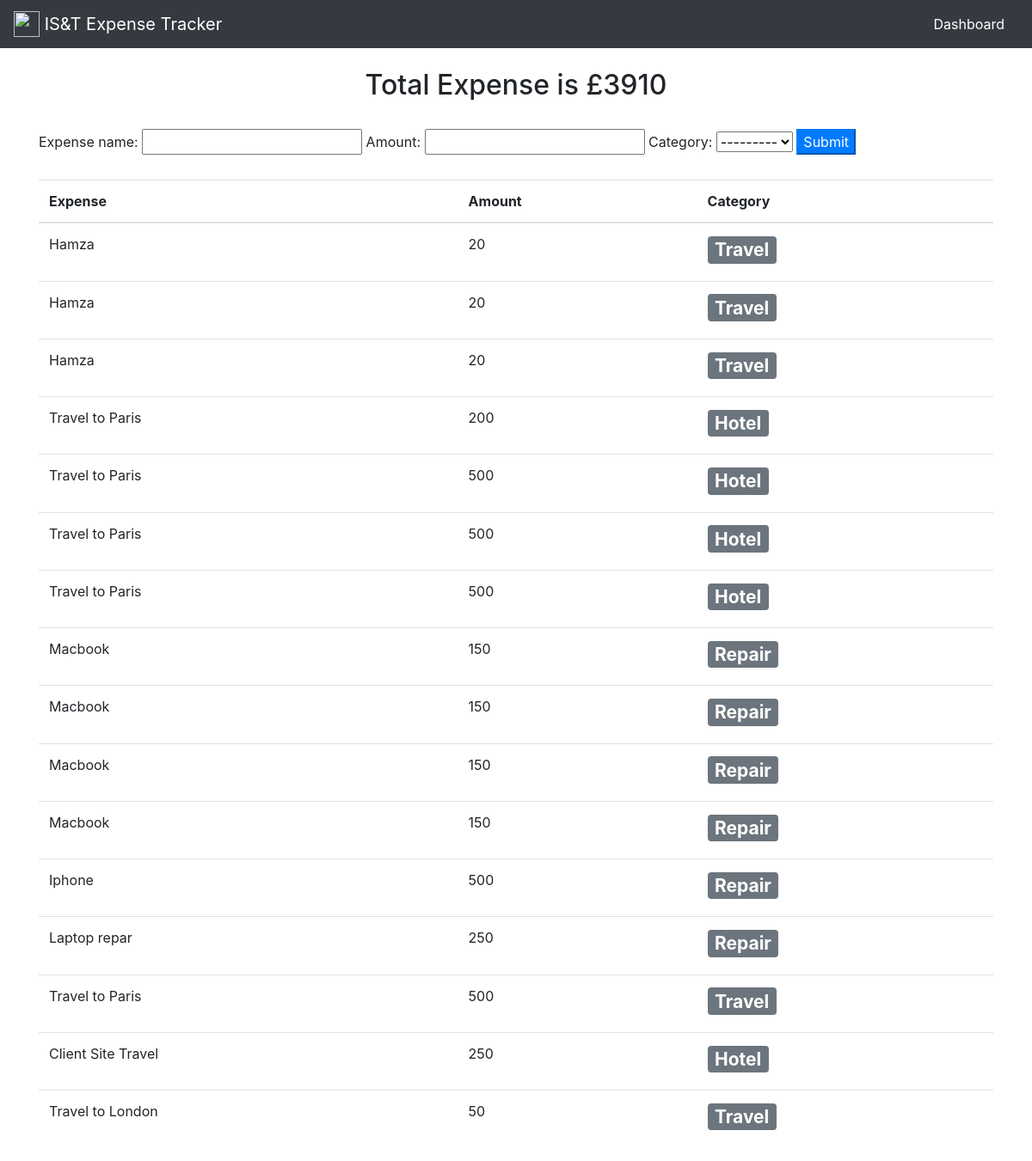
The page /home on the database its author committed.
### app/models.py (models this page shows, shortened)
class Expense(models.Model):
    expense_name = models.CharField(max_length=200)
    amount = models.IntegerField()
    category = models.ForeignKey(Category,on_delete=models.CASCADE,to_field='category_name')

class Category(models.Model):
    category_name = models.CharField(max_length=100, unique=True)
    def __str__(self):
        return self.category_name

### app/views.py (the view)
# urls.py: 2. Add a URL to urlpatterns:  path('', views.home, name='home')
def home(request):
    form = ExpenseForm()
    if request.method == 'POST':
        print(request.POST)
        form = ExpenseForm(request.POST)
        if form.is_valid():
            form.save()
            form = ExpenseForm()
    expenses = Expense.objects.all().order_by('-pk')
    total = sum(expenses.values_list('amount', flat=True))
    context = {'form': form, 'expenses': expenses, 'total': total}
    return render(request, 'index.html', context)

### app/forms.py
class ExpenseForm(ModelForm):
    class Meta:
        model = Expense
        fields = '__all__'

### app/templates/index.html (shortened to what this page needs)
<!doctype html>
<html lang="en">
  <head>
    <link rel="stylesheet" href="https://cdn.jsdelivr.net/npm/bootstrap@4.3.1/dist/css/bootstrap.min.css">
  </head>
  <body>
<nav class="navbar navbar-light bg-dark">
  <a class="navbar-brand" href="#" style="color: white;">
    <img src="https://upload.wikimedia.org/wikipedia/commons/a/ab/Apple-logo.png" width="30" height="30" class="d-inline-block align-top" alt="">
      IS&T  Expense Tracker
  </a>
    <ul class="nav justify-content-end">
  <li class="nav-item">
    <a   style="color: white" class="nav-link active" href="{% url 'dashboard' %}">Dashboard</a>
  </li>
    </ul>
</nav>
<br>
<div class="container text-center ">
    <div class="span20">
        <h2  style="align-content: center">Total Expense is £{{ total }}</h2>
    </div>
</div>
<br>
<div class="container">
<form action="" method="POST">
        {{form}}
        <input type="submit" class="btn-primary">
</form>
</div>
<br>
<div class="container">
<div class="overflow-auto">
<table class="table">
    <thead>
    <tr>
      <th scope="col">Expense</th>
      <th scope="col">Amount</th>
      <th scope="col">Category</th>
    </tr>
  </thead>
    <tbody>
    {% for expense in expenses %}
        <tr>
              <td>{{ expense.expense_name }}</td>
              <td>{{ expense.amount }}</td>
            <td><h3><span class="badge badge-secondary">{{ expense.category }}</span></h3></td>
        </tr>
    {% endfor %}
    </tbody>
</table>
</div>
</div>
  </body>
</html>

### rows shown on the page
Expense: expense_name "Hamza", amount "20", category "Travel"
Expense: expense_name "Hamza", amount "20", category "Travel"
Expense: expense_name "Hamza", amount "20", category "Travel"
Expense: expense_name "Travel to Paris", amount "200", category "Hotel"
Expense: expense_name "Travel to Paris", amount "500", category "Hotel"
Expense: expense_name "Travel to Paris", amount "500", category "Hotel"
Expense: expense_name "Travel to Paris", amount "500", category "Hotel"
Expense: expense_name "Macbook", amount "150", category "Repair"
Expense: expense_name "Macbook", amount "150", category "Repair"
Expense: expense_name "Macbook", amount "150", category "Repair"
Expense: expense_name "Macbook", amount "150", category "Repair"
Expense: expense_name "Iphone", amount "500", category "Repair"
Expense: expense_name "Laptop repar", amount "250", category "Repair"
Expense: expense_name "Travel to Paris", amount "500", category "Travel"
Expense: expense_name "Client Site Travel", amount "250", category "Hotel"
Expense: expense_name "Travel to London", amount "50", category "Travel"

### other values the page prints
{{ total }} "3910"
